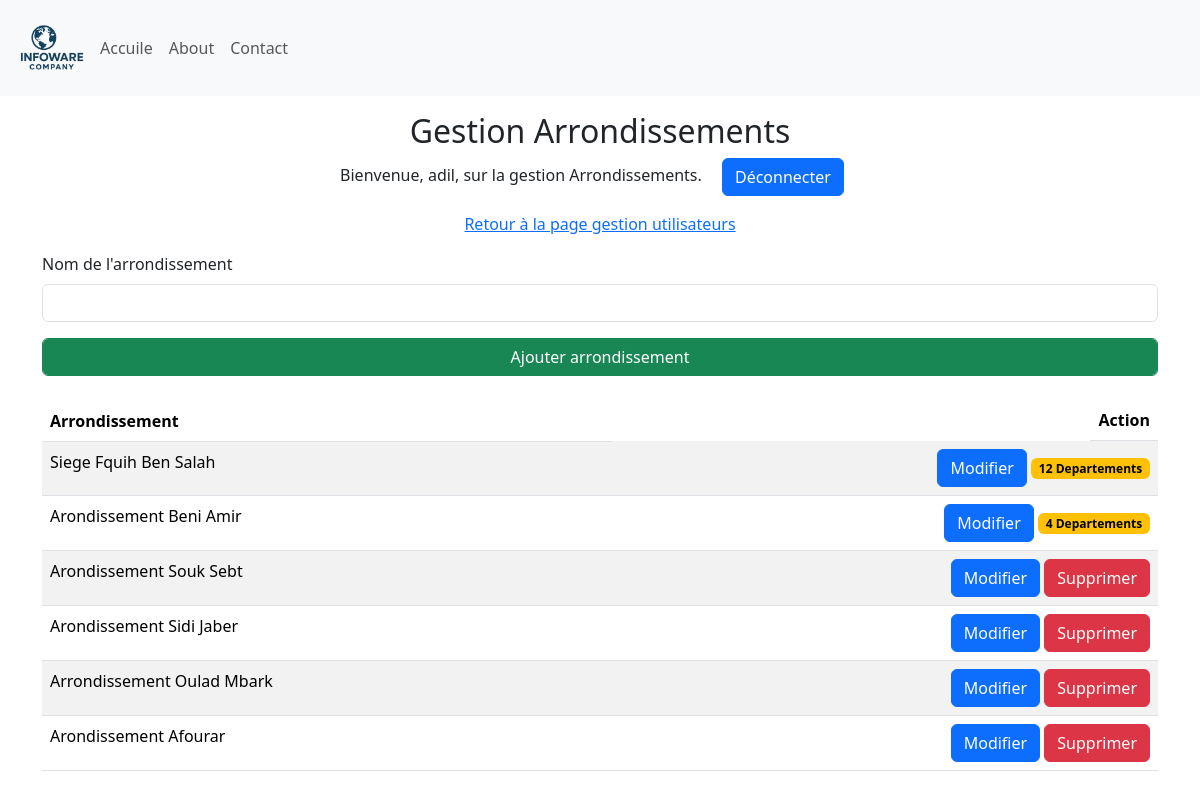
The app's page /manage_Arrondissements (signed in), older data.
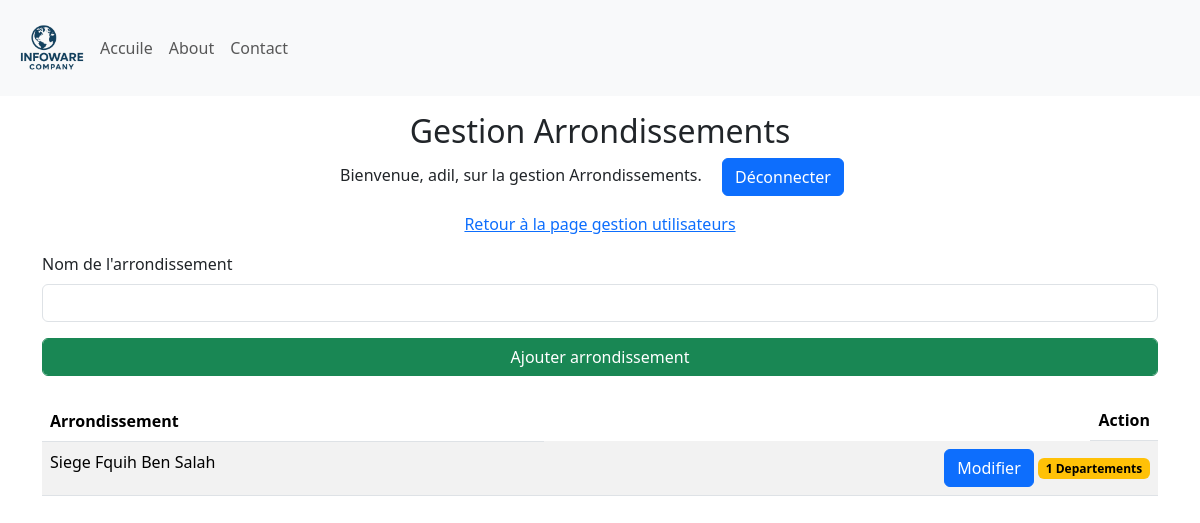
The same page, newer data.
### Site/models.py (models this page shows, shortened)
class Arondissement(db.Model):
    id = db.Column(db.Integer, primary_key=True)
    arondissement = db.Column(db.String(25), unique=True, nullable=False)
    departement = db.relationship('Departement', backref='Departement', lazy=True)

### Site/dashbord/arrondissement.py (the view, shortened to what this page needs)
@arrondissement.route('/manage_Arrondissements', methods=['GET', 'POST'])
def manage_Arrondissements():
    if 'user' not in session:
        return redirect(url_for('admin.admin'))
    arrondissements = Arondissement.query.all()
    return render_template('manage_Arrondissements.html', name=session['user'], arrondissements=arrondissements)

### Site/templates/manage_Arrondissements.html (shortened to what this page needs)
{% extends 'base.html' %}
{% block body %}
<div class="container-fluid">
    <div class="row">
        <div class="col-12  my-3">
            <div class="text-center">
                <h2>Gestion Arrondissements </h2>
                <p>Bienvenue, {{ name }}, sur la gestion Arrondissements. <a class="mx-3 btn btn-primary" href="{{ url_for('admin.logout') }}"">Déconnecter</a></p>
                <p><a href="{{ url_for('dashbord.manage_users') }}">Retour à la page gestion utilisateurs</a> </p>
            </div>
            <div class="container">
                <form method="POST">
                    <div class="mb-3">
                        <label for="arrondissementName" class="form-label">Nom de l'arrondissement</label>
                        <input type="text" class="form-control" id="arrondissementName" name="arrondissementName" required>
                    </div>
                    <button type="submit" class="form-control btn btn-success">Ajouter arrondissement</button>
                </form>
                <table class="table table-striped mt-4 ">
                    <thead>
                        <tr>
                          <th scope="col">Arrondissement</th>
                          <th class="float-end" scope="col">Action</th>
                        </tr>
                      </thead>
                      <tbody>
                        {% for arrondissement in arrondissements %}
                        <tr>
                          <td>{{ arrondissement.arondissement }}</td>
                          <td>
                            <div class="btn-group float-end" role="group" aria-label="Basic example">
                                <form method="POST" action="{{ url_for('arrondissement.delete_arrondissement', arrondissement_id=arrondissement.id) }}" onsubmit="return confirm('Êtes-vous sûr de vouloir supprimer cet arrondissement ?');">
                                    <a href="{{ url_for('arrondissement.update_arrondissement', arrondissement_id=arrondissement.id) }}" class="btn btn-primary">Modifier</a>
                                    {% if arrondissement.departement | length == 0 %}
                                        <button type="submit" class="btn btn-danger">Supprimer</button>
                                    {% else %}
                                        <span class="badge text-bg-warning"> {{ arrondissement.departement | length }} Departements</span>
                                    {% endif %}
                                </form>
                            </div>
                          </td>
                        </tr>
                        {% endfor %}
                </table>
            </div>
        </div>
    </div>
</div>
{% endblock %}

### Site/templates/base.html (shortened to what this page needs)
<!DOCTYPE html>
<html lang="fr">
<head>
    <link href="https://cdn.jsdelivr.net/npm/bootstrap@5.3.8/dist/css/bootstrap.min.css" rel="stylesheet">
    <link rel="stylesheet" href={{url_for('static', filename='style.css')}}>
</head>
<body>
    <nav class="navbar navbar-expand-lg bg-light" >
        <div class="container-fluid" >
          <img width="80px" src="{{url_for('static', filename='logo.png')}}" alt="logo">
          <div class="collapse navbar-collapse" id="navbarNav">
            <ul class="navbar-nav">
              <li class="nav-item">
                <a class="nav-link"  href="{{ url_for('main.home') }}">Accuile</a>
              </li>
              <li class="nav-item">
                <a class="nav-link" href={{ url_for('about.about_page') }}>About</a>
              </li>
              <li class="nav-item">
                <a class="nav-link" href="#">Contact</a>
              </li>
            </ul>
          </div>
        </div>
      </nav>
      {% block body %}{% endblock %}
</body>
</html>

### Site/static/style.css (style rules this page uses)
* { margin: 0; padding: 0; box-sizing: border-box; }
:root { --primary-color: #0056b3; --secondary-color: #f8f9fa; --text-color: #333; --highlight-color: #007bff; }
body { font-family: 'Segoe UI', Tahoma, Geneva, Verdana, sans-serif; }

Row changes from the older to the newer data that the page shows:
removed Arondissement: arondissement "Arondissement Beni Amir", departement|length "4"
removed Arondissement: arondissement "Arondissement Souk Sebt", shows "Supprimer"
removed Arondissement: arondissement "Arondissement Sidi Jaber", shows "Supprimer"
removed Arondissement: arondissement "Arrondissement Oulad Mbark", shows "Supprimer"
removed Arondissement: arondissement "Arondissement Afourar", shows "Supprimer"
computed for Arondissement "Siege Fquih Ben Salah": departement|length "12" → "1"
